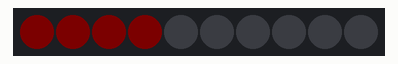
Simulated run of this sketch. Board: Arduino Uno, built with avr-gcc and run on an emulated ATmega328P. Shown: 10 RGB LEDs in strip order, left to right. Dim RGB values are drawn brighter than linear; random numbers use the default seed unless the sketch sets one.

Above: at 0.66 s.
At 1.2 s:
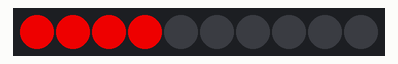
At 60.16 s:
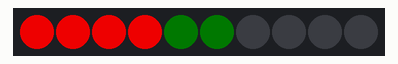
At 60.7 s:
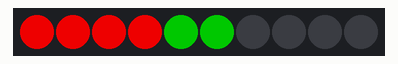
At 78.7 s:
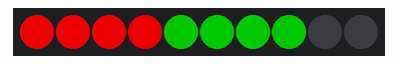
At 96.7 s:
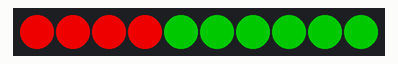

The sketch:

TreeLights.ino
```cpp
#include <FastLED.h>
#include "config.h"

CRGB leds[NUM_LEDS];
CRGB homeColors[NUM_HOMES]; // Array to store the color of each home
unsigned long previousMillis[NUM_HOMES]; // Store last time each home's LED was updated
long intervals[NUM_HOMES]; // Intervals at which each home blinks (milliseconds)
bool homeState[NUM_HOMES]; // Array to store the state (on/off) of each home
CRGB lastColor[NUM_HOMES]; // Array to store the last color of each home


void setup() {
  FastLED.addLeds<LED_TYPE, LED_PIN, COLOR_ORDER>(leds, NUM_LEDS).setCorrection(TypicalLEDStrip);
  FastLED.setBrightness(BRIGHTNESS);
  FastLED.clear();
  FastLED.show();

  // Define the color and initial interval for each home
  homeColors[0] = lastColor[0] = CRGB::Red; // Set initial and last color to Red for the first home
  intervals[0] = 500; // Initial interval for first home
  for (int i = 1; i < NUM_HOMES; i++) {
    homeColors[i] = lastColor[i] = CRGB::Green; // Set initial and last color to Green for other homes
    intervals[i] = 42000 + 18000 * i; // Different initial interval for each home
  }

  memset(previousMillis, 0, sizeof(previousMillis)); // Initialize all previousMillis values to 0
  for (int i = 0; i < NUM_HOMES; i++) {
    homeState[i] = false; // Initialize all homes to be off
  }
}

void loop() {
  unsigned long currentMillis = millis();

  for (int home = 0; home < NUM_HOMES; home++) {
    if (currentMillis - previousMillis[home] >= intervals[home]) {
      previousMillis[home] = currentMillis;

      // Toggle the state of the home
      homeState[home] = !homeState[home];

      // Fade out if currently on, fade in if currently off
      if (homeState[home]) {
        // If turning on, fade in with the current color
        fadeLights(home, homeColors[home], true); // Fade in
      } else {
        // If turning off, first fade out, then change the color
        fadeLights(home, homeColors[home], false); // Fade out
        homeColors[home] = generateNewColor(home); // Assign a new color for next time
      }

      // Update the interval for this home based on its new state
      updateIntervalForHome(home, homeState[home]);
    }
  }
}


void updateIntervalForHome(int home, bool isCurrentlyOn) {
  long baseInterval, variation;

  if (isCurrentlyOn) {
    // Use the configurations from config.h
    baseInterval = ON_BASE_INTERVAL; // Base interval when lights are on
    variation = random(0, ON_VARIATION); // Variation interval when lights are on
  } else {
    // Use the configurations from config.h
    baseInterval = OFF_BASE_INTERVAL; // Base interval when lights are off
    variation = random(0, OFF_VARIATION); // Variation interval when lights are off
  }

  intervals[home] = baseInterval + variation;
}


void fadeLights(int home, CRGB targetColor, bool fadeIn) {
  int ledStartIndex = (home == 0) ? 0 : 4 + 2 * (home - 1);
  int numLedsInHome = (home == 0) ? 4 : 2;
  int fadeSteps = 50; // Number of steps in the fade
  int fadeDelay = 12; // Milliseconds between fade steps

  for (int step = 0; step <= fadeSteps; step++) {
    float fadeFactor = fadeIn ? (float)step / fadeSteps : (float)(fadeSteps - step) / fadeSteps;

    for (int i = 0; i < numLedsInHome; i++) {
      leds[ledStartIndex + i] = targetColor;
      leds[ledStartIndex + i].nscale8(fadeFactor * 255);
    }

    FastLED.show();
    delay(fadeDelay);
  }
}


CRGB generateNewColor(int home) {
    const int christmasPaletteSize = sizeof(christmasPalette) / sizeof(christmasPalette[0]);

    CRGB newColor;
    do {
        newColor = christmasPalette[random(0, christmasPaletteSize)];
    } while(newColor == lastColor[home]);

    lastColor[home] = newColor; // Update the last color for this home
    return newColor;
}
```

config.h
```cpp
// config.h

#ifndef CONFIG_H
#define CONFIG_H

#define LED_PIN     6
#define BRIGHTNESS  200
#define LED_TYPE    WS2812
#define COLOR_ORDER GRB
#define NUM_HOMES   4 // Number of homes
#define NUM_LEDS    (4 + 2 * (NUM_HOMES - 1)) // Calculate number of LEDs

// Intervals and variations for homes
#define ON_BASE_INTERVAL 10 * 60000  // Base interval when lights are on
#define OFF_BASE_INTERVAL 1 * 60000  // Base interval when lights are off
#define ON_VARIATION 20 * 60000      // Variation interval when lights are on
#define OFF_VARIATION 4 * 60000      // Variation interval when lights are off


// Define the color palette
const CRGB christmasPalette[] = {
    CRGB::Red,
    CRGB::Pink,
    CRGB::Green,
    CRGB::Purple,
    CRGB::Gold,
    CRGB::Orange,
    CRGB::Blue,
    CRGB::Cyan,
    CRGB::Aqua,
    CRGB::Lime,
    CRGB::Maroon,
    CRGB::Teal
};


#endif // CONFIG_H
```

Measured:
- what the display in image 1 shows lasts 58.9 s, from 1.1 s to 60.0 s
- what the display in image 3 shows lasts 17.4 s, from 60.6 s to 78.0 s
